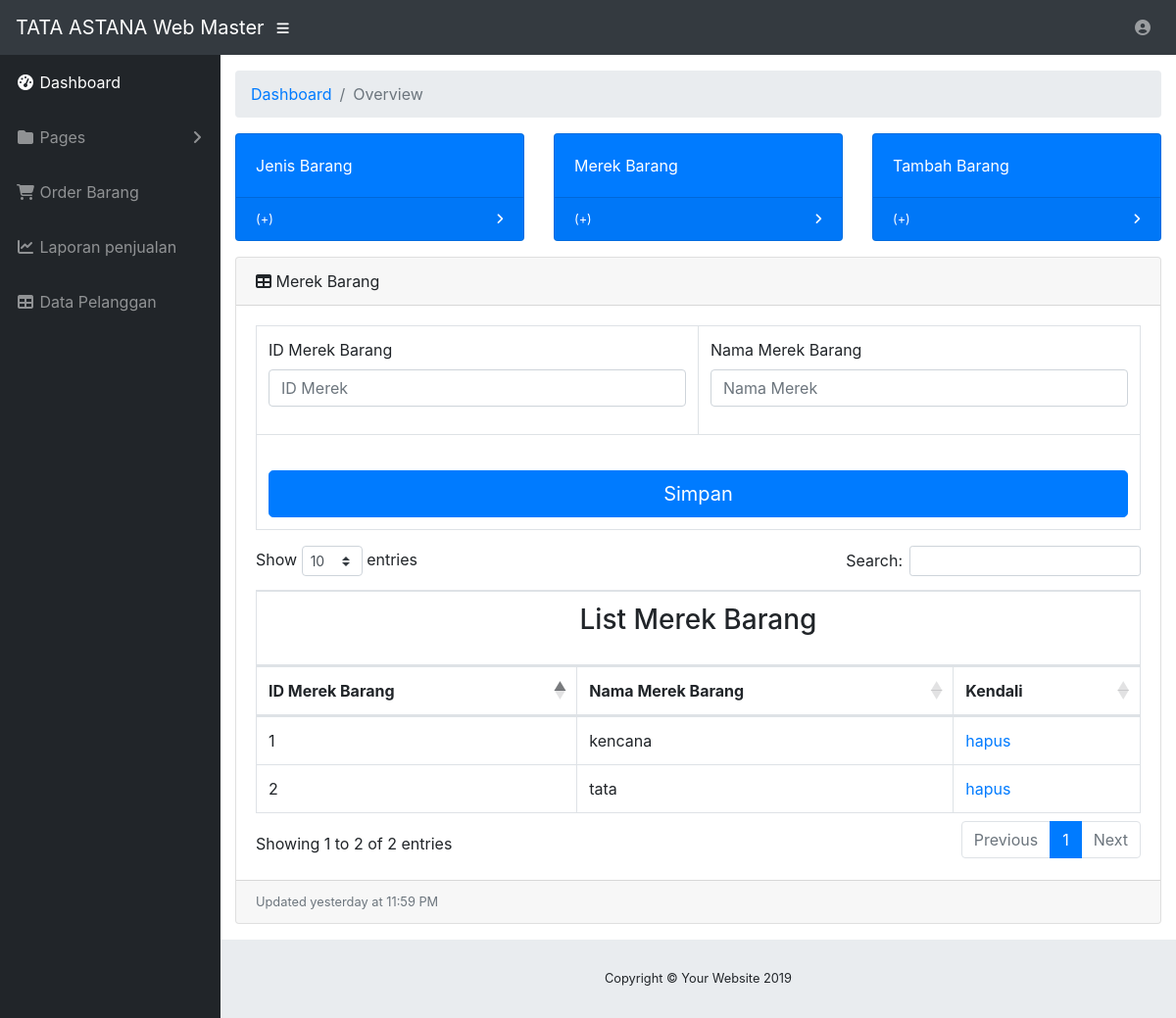
The app's page /tatamaster/merek.php with its own data.
### tables this page shows
CREATE TABLE `merek` (
  `id_mrk` int(11) NOT NULL,
  `nama_mrk` varchar(130) NOT NULL
);

### tatamaster/merek.php (the view, shortened to what this page needs)
<!DOCTYPE html>
<html lang="en">
<head>
  <link href="vendor/fontawesome-free/css/all.min.css" rel="stylesheet" type="text/css">
  <link href="vendor/datatables/dataTables.bootstrap4.css" rel="stylesheet">
  <link href="css/sb-admin.css" rel="stylesheet">
</head>
<body id="page-top">
  <nav class="navbar navbar-expand navbar-dark bg-dark static-top">
    <a class="navbar-brand mr-1" href="dashboard.php">TATA ASTANA Web Master</a>
    <button class="btn btn-link btn-sm text-white order-1 order-sm-0" id="sidebarToggle" href="#">
      <i class="fas fa-bars"></i>
    </button>
    <ul class="navbar-nav ml-auto ml-md-0">
      <li class="nav-item dropdown no-arrow">
        <a class="nav-link dropdown-toggle" href="#" id="userDropdown" role="button" data-toggle="dropdown" aria-haspopup="true" aria-expanded="false">
          <i class="fas fa-user-circle fa-fw"></i>
        </a>
      </li>
    </ul>
  </nav>
  <div id="wrapper">
<?php include 'sidebar.php'; ?>
    <div id="content-wrapper">
      <div class="container-fluid">
        <ol class="breadcrumb">
          <li class="breadcrumb-item">
            <a href="dashboard.php">Dashboard</a>
          </li>
          <li class="breadcrumb-item active">Overview</li>
        </ol>
        <div class="row">
          <div class="col-xl-4 col-sm-6 mb-3">
            <div class="card text-white bg-primary o-hidden h-100">
              <div class="card-body">
                <div class="mr-5">Jenis Barang</div>
              </div>
              <a class="card-footer text-white clearfix small z-1" href="jenis.php">
                <span class="float-left">(+)</span>
                <span class="float-right">
                  <i class="fas fa-angle-right"></i>
                </span>
              </a>
            </div>
          </div>
          <div class="col-xl-4 col-sm-6 mb-3">
            <div class="card text-white bg-primary o-hidden h-100">
              <div class="card-body">
                <div class="mr-5">Merek Barang</div>
              </div>
              <a class="card-footer text-white clearfix small z-1" href="merek.php">
                <span class="float-left">(+)</span>
                <span class="float-right">
                  <i class="fas fa-angle-right"></i>
                </span>
              </a>
            </div>
          </div>
          <div class="col-xl-4 col-sm-6 mb-3">
            <div class="card text-white bg-primary o-hidden h-100">
              <div class="card-body">
                <div class="mr-5">Tambah Barang</div>
              </div>
              <a class="card-footer text-white clearfix small z-1" href="tambah.php">
                <span class="float-left">(+)</span>
                <span class="float-right">
                  <i class="fas fa-angle-right"></i>
                </span>
              </a>
            </div>
          </div>
        </div>
        <div class="card mb-3">
          <div class="card-header">
            <i class="fas fa-table"></i>
            Merek Barang</div>
          <div class="card-body">
		  <form method="POST" action="merek.php">
            <div class="table-responsive">
              <table class="table table-bordered" id="formjenis" width="100%" cellspacing="0">
                <tbody>
				<tr>
				  <td>
					<div class="form-group">
					<label for="Inputidmrk">ID Merek Barang</label>
					<input type="text" class="form-control" id="idmrk" name="idmrk" placeholder="ID Merek">
					</div>
				  </td>
				  <td>
					<div class="form-group">
					<label for="Inputnmmrk">Nama Merek Barang</label>
					<input type="text" class="form-control" id="nmmrk" name="nmmrk" placeholder="Nama Merek">
					</div>
				  </td>
				</tr>
				<tr>
				  <td colspan="2">
					<button type="submit" class="btn btn-primary btn-lg btn-block" name="mrkbrg">Simpan</button>
				  </td>
				</tr>
                </tbody>
              </table>
			  <table class="table table-bordered" id="dataTable" width="100%" cellspacing="0">
				<thead>
				<tr>
				  <tr>
					<th scope="col" colspan="5"><h3><p class="text-center">List Merek Barang</p></h3></th>
				  </tr>
				  <th scope="col">ID Merek Barang</th>
				  <th scope="col">Nama Merek Barang</th>
				  <th scope="col">Kendali</th>
				</tr>
				</thead>
				<tbody>
				<?php
				$rs=mysqli_query($conn,"Select * from merek order by id_mrk");
				while($row=mysqli_fetch_array($rs)){
					echo "<tr>";
						echo "<td>".$row['id_mrk']."</td>";
						echo "<td>".$row['nama_mrk']."</td>";
						echo "<td><a href='hpsmrk.php?id=".$row['id_mrk']."'>hapus</a>
							  </td>";
					echo "</tr>";
				}?>
				</tbody>
			  </table>
            </div>
		  </form>
          </div>
          <div class="card-footer small text-muted">Updated yesterday at 11:59 PM</div>
        </div>
      </div>
      <footer class="sticky-footer">
        <div class="container my-auto">
          <div class="copyright text-center my-auto">
            <span>Copyright © Your Website 2019</span>
          </div>
        </div>
      </footer>
    </div>
  </div>
</body>
</html>

### records on screen
merek: id_mrk "1", nama_mrk "kencana"
merek: id_mrk "2", nama_mrk "tata"
